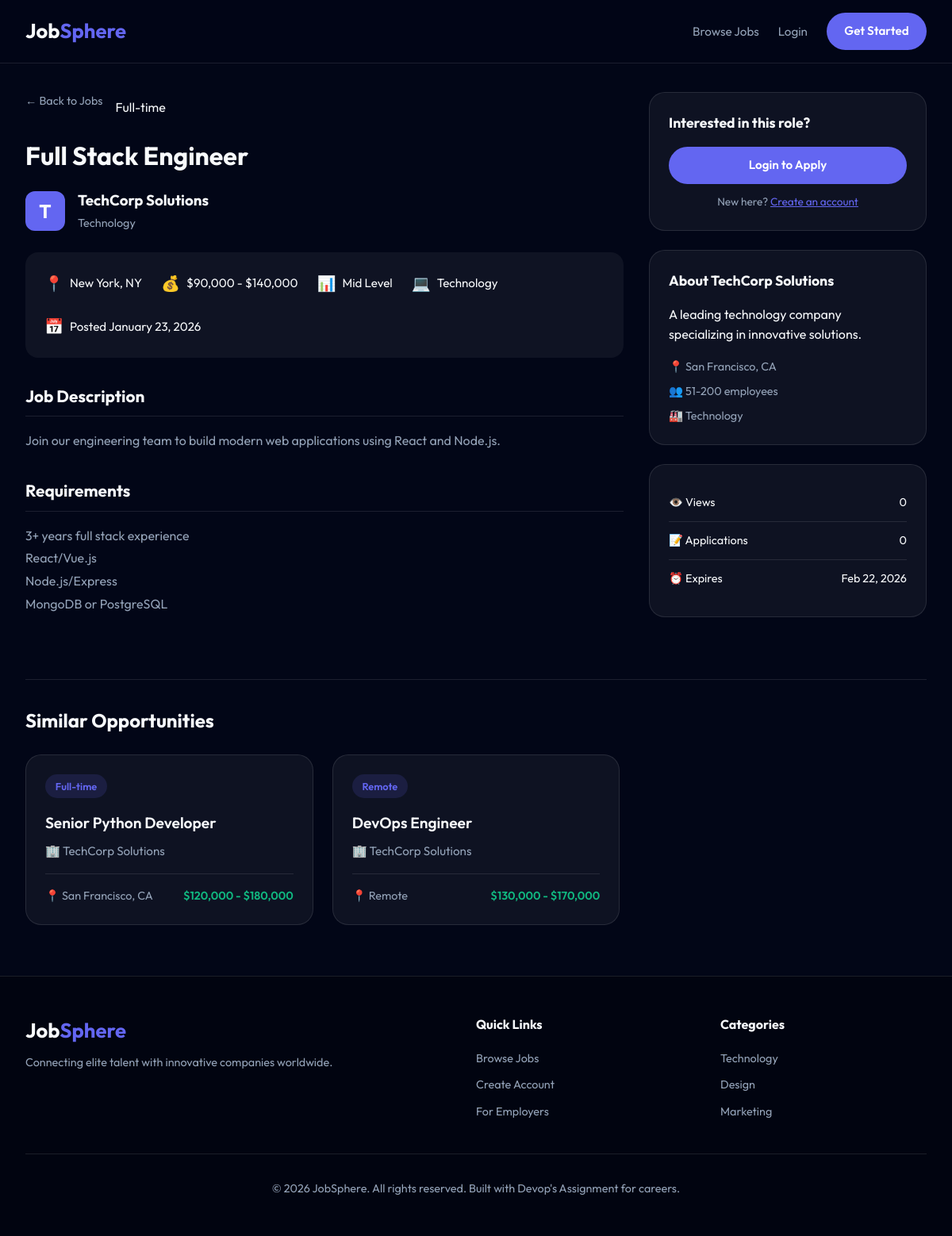
The page /job/2 on the database its author committed.
### models.py (models this page shows, shortened)
class Job(db.Model):
    __tablename__ = 'jobs'
    id = db.Column(db.Integer, primary_key=True)
    company_id = db.Column(db.Integer, db.ForeignKey('companies.id'), nullable=False)
    category_id = db.Column(db.Integer, db.ForeignKey('categories.id'))
    title = db.Column(db.String(200), nullable=False)
    description = db.Column(db.Text, nullable=False)
    requirements = db.Column(db.Text)
    responsibilities = db.Column(db.Text)
    location = db.Column(db.String(100))
    job_type = db.Column(db.String(50), default='Full-time')  # Full-time, Part-time, Contract, Remote, Internship
    experience_level = db.Column(db.String(50))  # Entry, Mid, Senior, Lead
    salary_min = db.Column(db.Integer)
    salary_max = db.Column(db.Integer)
    salary_currency = db.Column(db.String(10), default='USD')
    is_remote = db.Column(db.Boolean, default=False)
    is_active = db.Column(db.Boolean, default=True)
    is_approved = db.Column(db.Boolean, default=True)  # Admin approval
    views = db.Column(db.Integer, default=0)
    posted_date = db.Column(db.DateTime, default=datetime.utcnow)
    expiry_date = db.Column(db.DateTime, default=lambda: datetime.utcnow() + timedelta(days=30))
    applications = db.relationship('Application', backref='job', lazy='dynamic', cascade='all, delete-orphan')
    def is_expired(self):
        return datetime.utcnow() > self.expiry_date if self.expiry_date else False
    def is_visible(self):
        return self.is_active and self.is_approved and not self.is_expired()
    def format_salary(self):
        if self.salary_min and self.salary_max:
            return f"${self.salary_min:,} - ${self.salary_max:,}"
        elif self.salary_min:
            return f"${self.salary_min:,}+"
        elif self.salary_max:
            return f"Up to ${self.salary_max:,}"
        return "Competitive"

class Company(db.Model):
    __tablename__ = 'companies'
    id = db.Column(db.Integer, primary_key=True)
    user_id = db.Column(db.Integer, db.ForeignKey('users.id'), nullable=False)
    name = db.Column(db.String(150), nullable=False)
    description = db.Column(db.Text)
    website = db.Column(db.String(255))
    logo_path = db.Column(db.String(255))
    location = db.Column(db.String(100))
    industry = db.Column(db.String(100))
    size = db.Column(db.String(50))  # e.g., "1-10", "11-50", "51-200", etc.
    founded_year = db.Column(db.Integer)
    created_at = db.Column(db.DateTime, default=datetime.utcnow)
    jobs = db.relationship('Job', backref='company', lazy='dynamic')

class Category(db.Model):
    __tablename__ = 'categories'
    id = db.Column(db.Integer, primary_key=True)
    name = db.Column(db.String(100), nullable=False, unique=True)
    description = db.Column(db.String(255))
    icon = db.Column(db.String(50))  # Icon class name
    jobs = db.relationship('Job', backref='category', lazy='dynamic')

### app.py (the view)
@app.route('/job/<int:job_id>')
def job_detail(job_id):
    job = Job.query.get_or_404(job_id)
    if not job.is_visible() and (not current_user.is_authenticated or
        (not current_user.is_admin() and
         not (current_user.is_employer() and current_user.company and job.company_id == current_user.company.id))):
        abort(404)
    job.views += 1
    db.session.commit()
    has_applied = False
    if current_user.is_authenticated and current_user.is_jobseeker():
        has_applied = Application.query.filter_by(
            job_id=job_id, user_id=current_user.id
        ).first() is not None
    similar_jobs = Job.query.filter(
        Job.id != job_id,
        Job.category_id == job.category_id,
        Job.is_active == True,
        Job.is_approved == True
    ).limit(3).all()
    return render_template('job_detail.html', job=job, has_applied=has_applied, similar_jobs=similar_jobs)

### templates/job_detail.html (shortened to what this page needs)
{% extends 'base.html' %}
{% block content %}
<div class="page-content">
    <div class="container">
        <div class="job-detail-layout">
            <div class="job-detail-main">
                <div class="job-detail-header">
                    <div class="job-header-top">
                        <a href="{{ url_for('index') }}" class="back-link">← Back to Jobs</a>
                        <span class="job-type-badge">{{ job.job_type }}</span>
                    </div>
                    <h1>{{ job.title }}</h1>
                    <div class="job-header-meta">
                        <div class="company-info">
                            {% if job.company.logo_path %}
                            <img src="{{ url_for('static', filename='uploads/' + job.company.logo_path) }}"
                                alt="{{ job.company.name }}" class="company-logo-small">
                            {% else %}
                            <div class="company-logo-placeholder">{{ job.company.name[0] }}</div>
                            {% endif %}
                            <div>
                                <h3>{{ job.company.name }}</h3>
                                {% if job.company.industry %}
                                <span class="company-industry">{{ job.company.industry }}</span>
                                {% endif %}
                            </div>
                        </div>
                    </div>
                    <div class="job-quick-info">
                        <div class="info-item">
                            <span class="info-icon">📍</span>
                            <span>{{ job.location }}</span>
                        </div>
                        <div class="info-item">
                            <span class="info-icon">💰</span>
                            <span>{{ job.format_salary() }}</span>
                        </div>
                        {% if job.experience_level %}
                        <div class="info-item">
                            <span class="info-icon">📊</span>
                            <span>{{ job.experience_level }} Level</span>
                        </div>
                        {% endif %}
                        {% if job.category %}
                        <div class="info-item">
                            <span class="info-icon">{{ job.category.icon }}</span>
                            <span>{{ job.category.name }}</span>
                        </div>
                        {% endif %}
                        <div class="info-item">
                            <span class="info-icon">📅</span>
                            <span>Posted {{ job.posted_date.strftime('%B %d, %Y') }}</span>
                        </div>
                    </div>
                </div>
                <div class="job-detail-section">
                    <h2>Job Description</h2>
                    <div class="description-content">
                        {{ job.description | replace('\n', '<br>') | safe }}
                    </div>
                </div>
                {% if job.requirements %}
                <div class="job-detail-section">
                    <h2>Requirements</h2>
                    <div class="requirements-content">
                        {{ job.requirements | replace('\n', '<br>') | safe }}
                    </div>
                </div>
                {% endif %}
            </div>
            <div class="job-detail-sidebar">
                <div class="apply-card">
                    <h3>Interested in this role?</h3>
                    {% if current_user.is_authenticated %}
                    {% if current_user.is_jobseeker() %}
                    {% if has_applied %}
                    <div class="already-applied">
                        <span class="check-icon">✓</span>
                        <p>You've already applied to this position.</p>
                        <a href="{{ url_for('my_applications') }}" class="btn-secondary">View Applications</a>
                    </div>
                    {% else %}
                    <button class="btn-primary btn-block" onclick="openApplyModal()">Apply Now</button>
                    <p class="apply-note">Your profile resume will be attached automatically</p>
                    {% endif %}
                    {% elif current_user.is_employer() %}
                    <p class="info-note">🏢 Switch to a job seeker account to apply.</p>
                    {% else %}
                    <p class="info-note">👤 This feature is for job seekers only.</p>
                    {% endif %}
                    {% else %}
                    <a href="{{ url_for('login') }}?next={{ request.url }}" class="btn-primary btn-block">Login to
                        Apply</a>
                    <p class="apply-note">New here? <a href="{{ url_for('register') }}">Create an account</a></p>
                    {% endif %}
                </div>
                <div class="company-card">
                    <h3>About {{ job.company.name }}</h3>
                    {% if job.company.description %}
                    <p>{{ job.company.description[:200] }}{% if job.company.description|length > 200 %}...{% endif %}
                    </p>
                    {% endif %}
                    <div class="company-details">
                        {% if job.company.location %}
                        <div class="detail-item">📍 {{ job.company.location }}</div>
                        {% endif %}
                        {% if job.company.size %}
                        <div class="detail-item">👥 {{ job.company.size }} employees</div>
                        {% endif %}
                        {% if job.company.industry %}
                        <div class="detail-item">🏭 {{ job.company.industry }}</div>
                        {% endif %}
                    </div>
                </div>
                <div class="stats-card">
                    <div class="stat-row">
                        <span>👁️ Views</span>
                        <span>{{ job.views }}</span>
                    </div>
                    <div class="stat-row">
                        <span>📝 Applications</span>
                        <span>{{ job.applications.count() }}</span>
                    </div>
                    <div class="stat-row">
                        <span>⏰ Expires</span>
                        <span>{{ job.expiry_date.strftime('%b %d, %Y') if job.expiry_date else 'N/A' }}</span>
                    </div>
                </div>
            </div>
        </div>
        {% if similar_jobs %}
        <div class="similar-jobs-section">
            <h2>Similar Opportunities</h2>
            <div class="jobs-grid similar-grid">
                {% for similar in similar_jobs %}
                <a href="{{ url_for('job_detail', job_id=similar.id) }}" class="job-card">
                    <span class="job-type">{{ similar.job_type }}</span>
                    <h3 class="job-title">{{ similar.title }}</h3>
                    <p class="company-name">🏢 {{ similar.company.name }}</p>
                    <div class="job-details">
                        <span class="job-location">📍 {{ similar.location }}</span>
                        <span class="job-salary">{{ similar.format_salary() }}</span>
                    </div>
                </a>
                {% endfor %}
            </div>
        </div>
        {% endif %}
    </div>
</div>
{% endblock %}

### static/css/styles.css (style rules this page uses)
:root { --primary: #6366f1; --primary-hover: #4f46e5; --secondary: #0f172a; --accent: #f43f5e; --success: #10b981; --warning: #f59e0b; --bg-dark: #020617; --glass-bg: rgba(255, 255, 255, 0.05); --glass-border: rgba(255, 255, 255, 0.1); --text-main: #f8fafc; --text-muted: #94a3b8; --transition: all 0.3s cubic-bezier(0.4, 0, 0.2, 1); }
* { margin: 0; padding: 0; box-sizing: border-box; }
body { font-family: 'Outfit', sans-serif; background-color: var(--bg-dark); color: var(--text-main); line-height: 1.6; overflow-x: hidden; }
.container { max-width: 1200px; margin: 0 auto; padding: 0 2rem; }
.btn-primary { background: var(--primary); color: white !important; padding: 0.7rem 1.4rem; border-radius: 50px; font-weight: 600; border: none; cursor: pointer; transition: var(--transition); display: inline-flex; align-items: center; gap: 0.5rem; text-decoration: none; font-size: 0.95rem; }
.btn-block { width: 100%; justify-content: center; }
.page-content { padding-top: 100px; min-height: 100vh; padding-bottom: 4rem; }
.jobs-grid { display: grid; grid-template-columns: repeat(auto-fill, minmax(320px, 1fr)); gap: 1.5rem; }
.job-card { background: var(--glass-bg); border: 1px solid var(--glass-border); padding: 1.5rem; border-radius: 20px; transition: var(--transition); position: relative; text-decoration: none; color: var(--text-main); display: block; }
.job-type { display: inline-block; padding: 0.3rem 0.8rem; background: rgba(99, 102, 241, 0.15); color: var(--primary); border-radius: 50px; font-size: 0.8rem; font-weight: 600; margin-bottom: 1rem; }
.job-title { font-size: 1.2rem; margin-bottom: 0.5rem; font-weight: 600; }
.company-name { color: var(--text-muted); margin-bottom: 1rem; font-size: 0.95rem; }
.job-details { display: flex; justify-content: space-between; align-items: center; border-top: 1px solid var(--glass-border); padding-top: 1rem; color: var(--text-muted); font-size: 0.9rem; }
.job-salary { color: var(--success); font-weight: 600; }
.job-detail-layout { display: grid; grid-template-columns: 1fr 350px; gap: 2rem; margin-top: 1rem; }
.back-link { color: var(--text-muted); text-decoration: none; font-size: 0.9rem; display: inline-block; margin-bottom: 1rem; }
.job-detail-header { margin-bottom: 2rem; }
.job-header-top { display: flex; align-items: center; gap: 1rem; flex-wrap: wrap; margin-bottom: 1rem; }
.job-detail-header h1 { font-size: 2rem; margin-bottom: 1rem; }
.job-header-meta { margin-bottom: 1.5rem; }
.company-info { display: flex; align-items: center; gap: 1rem; }
.company-logo-placeholder { width: 50px; height: 50px; background: var(--primary); border-radius: 12px; display: flex; align-items: center; justify-content: center; font-size: 1.5rem; font-weight: 700; }
.company-industry { color: var(--text-muted); font-size: 0.9rem; }
.job-quick-info { display: flex; flex-wrap: wrap; gap: 1.5rem; padding: 1.5rem; background: var(--glass-bg); border-radius: 16px; }
.info-item { display: flex; align-items: center; gap: 0.5rem; font-size: 0.95rem; }
.info-icon { font-size: 1.2rem; }
.job-detail-section { margin-bottom: 2rem; }
.job-detail-section h2 { font-size: 1.3rem; margin-bottom: 1rem; padding-bottom: 0.5rem; border-bottom: 1px solid var(--glass-border); }
.description-content, .requirements-content, .responsibilities-content { color: var(--text-muted); line-height: 1.8; }
.job-detail-sidebar { display: flex; flex-direction: column; gap: 1.5rem; }
.apply-card, .company-card, .stats-card { background: var(--glass-bg); border: 1px solid var(--glass-border); padding: 1.5rem; border-radius: 20px; }
.apply-card h3, .company-card h3 { margin-bottom: 1rem; font-size: 1.1rem; }
.apply-note { font-size: 0.85rem; color: var(--text-muted); margin-top: 0.75rem; text-align: center; }
.apply-note a { color: var(--primary); }
.company-details { display: flex; flex-direction: column; gap: 0.5rem; margin-top: 1rem; font-size: 0.9rem; color: var(--text-muted); }
.stat-row { display: flex; justify-content: space-between; padding: 0.75rem 0; border-bottom: 1px solid var(--glass-border); font-size: 0.9rem; }
.stat-row:last-child { border-bottom: none; }
.similar-jobs-section { margin-top: 3rem; padding-top: 2rem; border-top: 1px solid var(--glass-border); }
.similar-jobs-section h2 { font-size: 1.5rem; margin-bottom: 1.5rem; }
.similar-grid { grid-template-columns: repeat(3, 1fr); }

### rows shown on the page
Job: job_type "Full-time", title "Full Stack Engineer", location "New York, NY", format_salary "$90,000 - $140,000", experience_level "Mid", posted_date "January 23, 2026", description "Join our engineering team to build modern web applications using React and Node.js.", requirements "3+ years full stack experience React/Vue.js Node.js/Express MongoDB or PostgreSQL", views "0", expiry_date "Feb 22, 2026"
Company: company "T", company.name "TechCorp Solutions", company.industry "Technology", company "A leading technology company specializing in innovative solutions.", company.location "San Francisco, CA", company.size "51-200"
Category: category.icon "💻", category.name "Technology"
Job: job_type "Full-time", title "Senior Python Developer", company.name "TechCorp Solutions", location "San Francisco, CA", format_salary "$120,000 - $180,000"
Job: job_type "Remote", title "DevOps Engineer", company.name "TechCorp Solutions", location "Remote", format_salary "$130,000 - $170,000"

### other values the page prints
{{ job.applications.count() }} "0"
